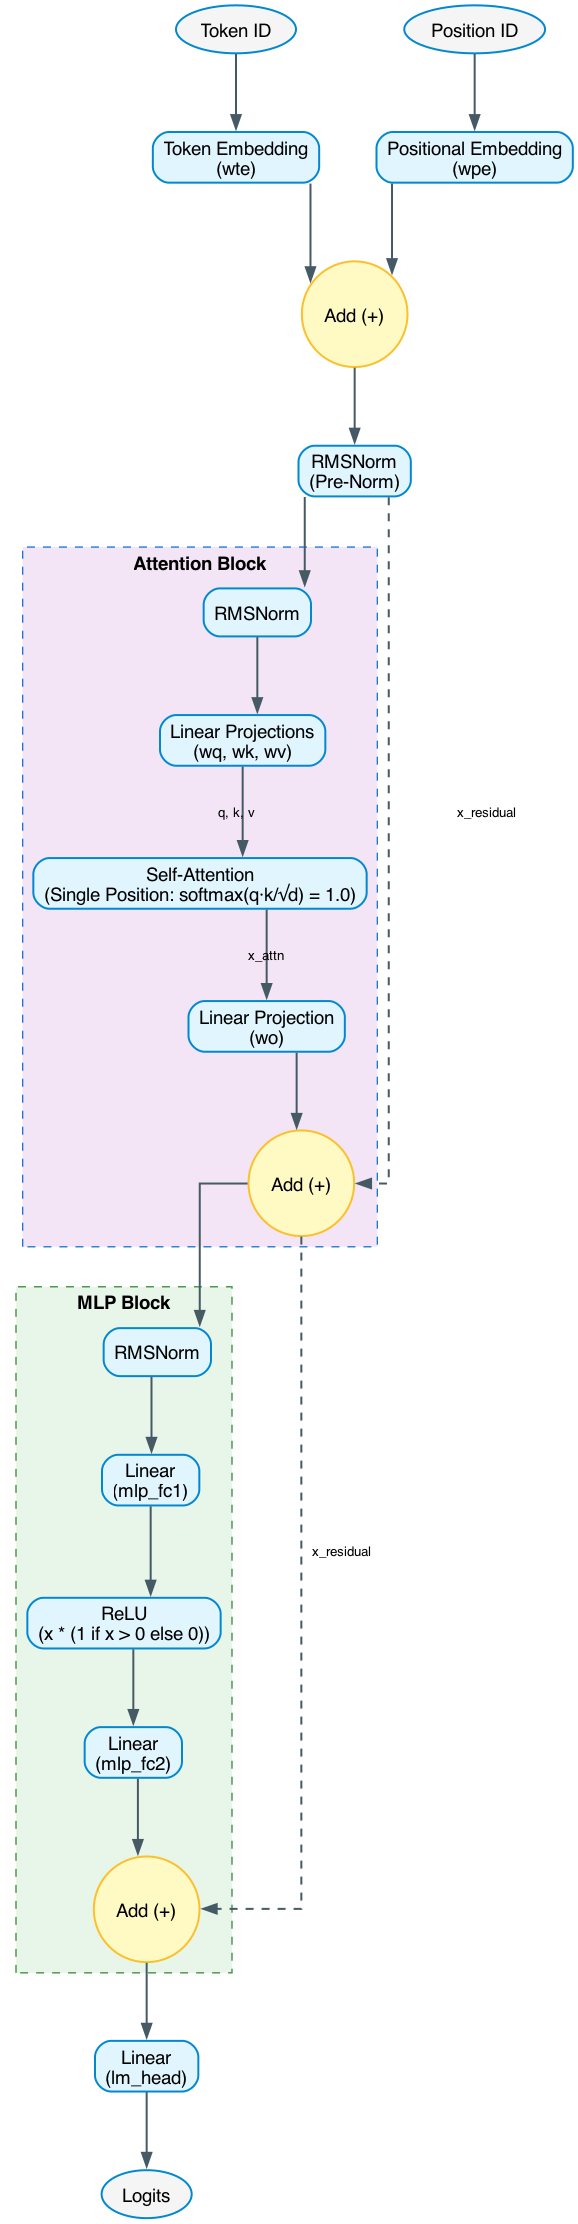

Source code (Python):
import graphviz

def create_microgpt_diagram():
    # Initialize the directed graph
    dot = graphviz.Digraph('microGPT', format='png')
    dot.attr(rankdir='TB', splines='ortho', nodesep='0.6', ranksep='0.8')

    # Global node styles
    dot.attr('node', shape='box', style='rounded,filled', fillcolor='#e1f5fe',
             fontname='Helvetica', penwidth='1.5', color='#0288d1')
    dot.attr('edge', fontname='Helvetica', fontsize='10', color='#455a64', penwidth='1.5')

    # --- INPUTS ---
    dot.node('token_id', 'Token ID', fillcolor='#f5f5f5', shape='ellipse')
    dot.node('pos_id', 'Position ID', fillcolor='#f5f5f5', shape='ellipse')

    # --- EMBEDDINGS ---
    dot.node('wte', 'Token Embedding\n(wte)')
    dot.node('wpe', 'Positional Embedding\n(wpe)')
    dot.node('add_emb', 'Add (+)', shape='circle', fillcolor='#fff9c4', color='#fbc02d')
    dot.node('emb_norm', 'RMSNorm\n(Pre-Norm)')

    dot.edges([('token_id', 'wte'), ('pos_id', 'wpe')])
    dot.edges([('wte', 'add_emb'), ('wpe', 'add_emb')])
    dot.edge('add_emb', 'emb_norm')

    # --- ATTENTION BLOCK ---
    with dot.subgraph(name='cluster_attn') as c:
        c.attr(label='Attention Block', style='dashed', color='#1976d2',
               fontname='Helvetica-Bold', bgcolor='#f3e5f5')

        c.node('attn_norm', 'RMSNorm')
        c.node('qkv', 'Linear Projections\n(wq, wk, wv)')
        c.node('attn_core', 'Self-Attention\n(Single Position: softmax(q\xb7k/\u221ad) = 1.0)')
        c.node('attn_wo', 'Linear Projection\n(wo)')
        c.node('add_attn', 'Add (+)', shape='circle', fillcolor='#fff9c4', color='#fbc02d')

        c.edge('attn_norm', 'qkv')
        c.edge('qkv', 'attn_core', label=' q, k, v')
        c.edge('attn_core', 'attn_wo', label=' x_attn')
        c.edge('attn_wo', 'add_attn')

    # Connections to/around Attention Block
    dot.edge('emb_norm', 'attn_norm')
    dot.edge('emb_norm', 'add_attn', style='dashed', label=' x_residual') # Residual connection

    # --- MLP BLOCK ---
    with dot.subgraph(name='cluster_mlp') as c:
        c.attr(label='MLP Block', style='dashed', color='#388e3c',
               fontname='Helvetica-Bold', bgcolor='#e8f5e9')

        c.node('mlp_norm', 'RMSNorm')
        c.node('fc1', 'Linear\n(mlp_fc1)')
        c.node('relu', 'ReLU\n(x * (1 if x > 0 else 0))')
        c.node('fc2', 'Linear\n(mlp_fc2)')
        c.node('add_mlp', 'Add (+)', shape='circle', fillcolor='#fff9c4', color='#fbc02d')

        c.edge('mlp_norm', 'fc1')
        c.edge('fc1', 'relu')
        c.edge('relu', 'fc2')
        c.edge('fc2', 'add_mlp')

    # Connections to/around MLP Block
    dot.edge('add_attn', 'mlp_norm')
    dot.edge('add_attn', 'add_mlp', style='dashed', label=' x_residual') # Residual connection

    # --- OUTPUT ---
    dot.node('lm_head', 'Linear\n(lm_head)')
    dot.node('logits', 'Logits', fillcolor='#f5f5f5', shape='ellipse')

    dot.edge('add_mlp', 'lm_head')
    dot.edge('lm_head', 'logits')

    return dot

if __name__ == '__main__':
    print("Generating microGPT architecture diagram...")
    diagram = create_microgpt_diagram()

    output_path = 'microgpt_figure'
    diagram.render(output_path, cleanup=True)

    # Also render SVG
    diagram.format = 'svg'
    diagram.render(output_path, cleanup=True)

    print(f"Saved {output_path}.png and {output_path}.svg")
